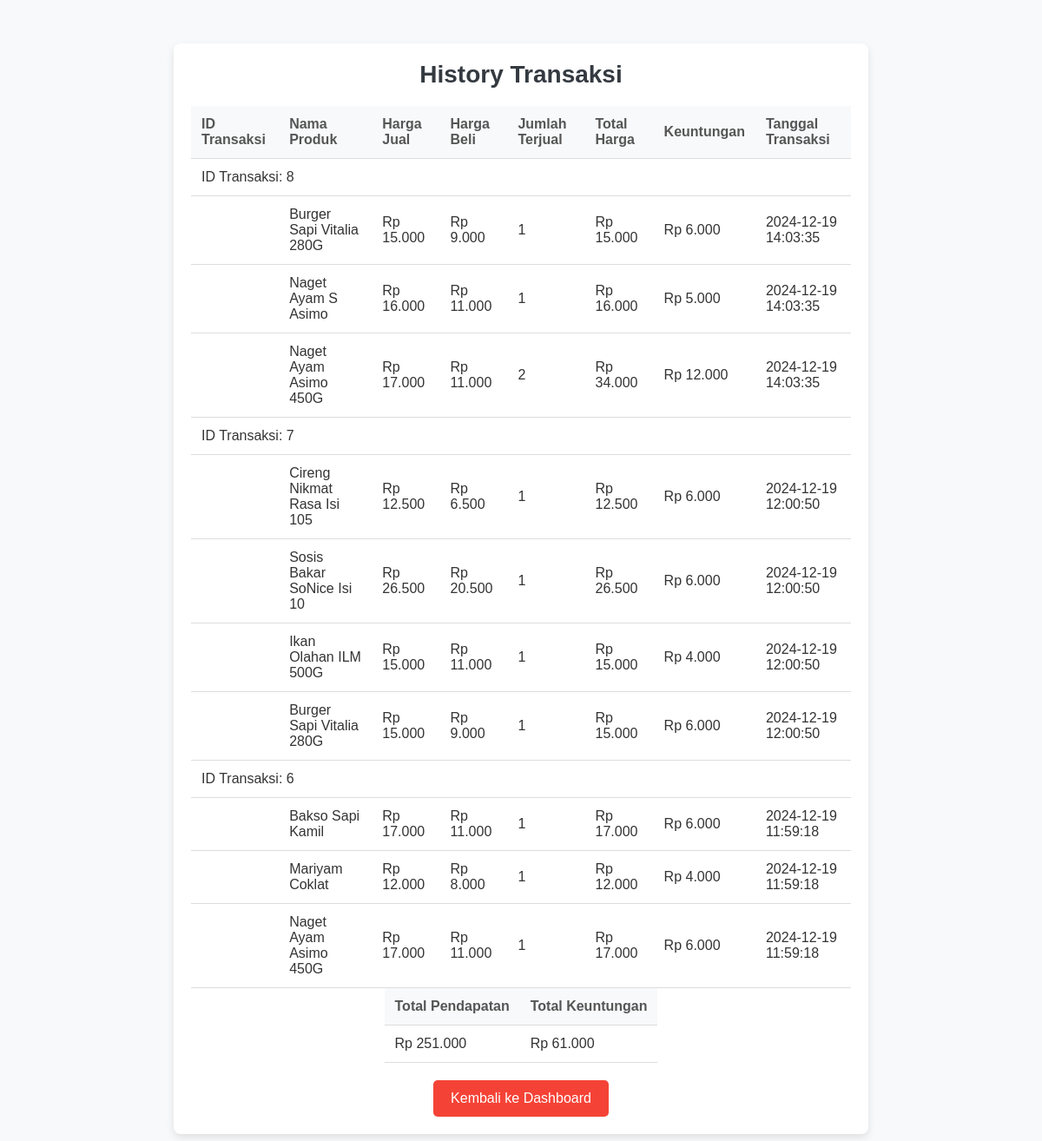
The app's page /history_transaksi.php (signed in) with its own data.
### tables this page shows
CREATE TABLE `transaction_detail` (
  `detail_id` int(11) NOT NULL,
  `transaction_id` int(11) NOT NULL,
  `nama_produk` varchar(255) NOT NULL,
  `harga` decimal(10,2) NOT NULL,
  `jumlah_terjual` int(11) NOT NULL,
  `total_harga` decimal(10,2) NOT NULL
);

CREATE TABLE `produk` (
  `id` int(11) NOT NULL,
  `nama` varchar(255) DEFAULT NULL,
  `stok` int(11) DEFAULT NULL,
  `harga` varchar(255) DEFAULT NULL,
  `harga_beli` int(11) NOT NULL,
  `foto` varchar(255) DEFAULT NULL,
  `supplier` varchar(255) DEFAULT NULL
);

CREATE TABLE `transaction_header` (
  `transaction_id` int(11) NOT NULL,
  `total_items` int(11) NOT NULL,
  `total_amount` decimal(10,2) NOT NULL,
  `transaction_date` datetime NOT NULL
);

### history_transaksi.php (the view, shortened to what this page needs)
<?php
include 'koneksi.php';
$sql = "
    SELECT
        td.transaction_id,
        td.nama_produk,
        td.harga AS harga_jual,
        p.harga_beli,
        td.jumlah_terjual,
        td.total_harga,
        th.transaction_date
    FROM transaction_detail td
    INNER JOIN produk p ON td.nama_produk = p.nama
    INNER JOIN transaction_header th ON td.transaction_id = th.transaction_id
    ORDER BY td.transaction_id DESC
";
$result = $conn->query($sql);
$sql_total_pendapatan = "SELECT SUM(total_amount) AS total_pendapatan FROM transaction_header";
$result_pendapatan = $conn->query($sql_total_pendapatan);
$row_pendapatan = $result_pendapatan->fetch_assoc();
$total_pendapatan = $row_pendapatan['total_pendapatan'];
$total_keuntungan = 0;
while ($row = $result->fetch_assoc()) {
    $keuntungan = ($row['harga_jual'] - $row['harga_beli']) * $row['jumlah_terjual'];
    $total_keuntungan += $keuntungan;
}
$result->data_seek(0);
$prev_transaction_id = null;
?>
<!DOCTYPE html>
<html lang="en">
<head>
    <link rel="stylesheet" href="style.css">
</head>
<body>
    <div class="container">
        <h1>History Transaksi</h1>
        <div class="table-responsive">
            <table class="table table-striped table-hover">
                <thead class="table-dark">
                    <tr>
                        <th>ID Transaksi</th>
                        <th>Nama Produk</th>
                        <th>Harga Jual</th>
                        <th>Harga Beli</th>
                        <th>Jumlah Terjual</th>
                        <th>Total Harga</th>
                        <th>Keuntungan</th>
                        <th>Tanggal Transaksi</th>
                    </tr>
                </thead>
                <tbody>
                        <?php while ($row = $result->fetch_assoc()): ?>
                            <?php
                                $keuntungan = ($row['harga_jual'] - $row['harga_beli']) * $row['jumlah_terjual'];
                                $new_transaction = ($row['transaction_id'] != $prev_transaction_id);
                            ?>
                            <?php if ($new_transaction): ?>
                                <tr class="transaction-header">
                                    <td colspan="8">ID Transaksi: <?php echo $row['transaction_id']; ?></td>
                                </tr>
                            <?php endif; ?>
                            <tr>
                                <td></td>
                                <td><?php echo $row['nama_produk']; ?></td>
                                <td>Rp <?php echo number_format($row['harga_jual'], 0, ',', '.'); ?></td>
                                <td>Rp <?php echo number_format($row['harga_beli'], 0, ',', '.'); ?></td>
                                <td><?php echo $row['jumlah_terjual']; ?></td>
                                <td>Rp <?php echo number_format($row['total_harga'], 0, ',', '.'); ?></td>
                                <td>Rp <?php echo number_format($keuntungan, 0, ',', '.'); ?></td>
                                <td><?php echo $row['transaction_date']; ?></td>
                            </tr>
                            <?php
                                $prev_transaction_id = $row['transaction_id'];
                            ?>
                        <?php endwhile; ?>
                    </tbody>
            </table>
        </div>
        <div class="total-pendapatan">
            <table class="table table-bordered">
                <thead class="table-dark">
                    <tr>
                        <th>Total Pendapatan</th>
                        <th>Total Keuntungan</th>
                    </tr>
                </thead>
                <tbody>
                    <tr>
                        <td>Rp <?php echo number_format($total_pendapatan, 0, ',', '.'); ?></td>
                        <td>Rp <?php echo number_format($total_keuntungan, 0, ',', '.'); ?></td>
                    </tr>
                </tbody>
            </table>
        </div>
        <a href="index.php" class="back-button">Kembali ke Dashboard</a>
    </div>
</body>
</html>

### style.css (style rules this page uses)
* { box-sizing: border-box; margin: 0; padding: 0; }
body { font-family: 'Arial', sans-serif; background-color: #f4f7fc; color: #333; display: flex; justify-content: center; align-items: center; min-height: 100vh; padding: 20px; margin: 0; }
.container { display: flex; flex-direction: column; justify-content: center; align-items: center; }
h1 { font-size: 30px; color: #333; margin-bottom: 15px; font-weight: 600; }
.container, .dashboard-container { width: 100%; max-width: 1200px; margin: 0 auto; padding: 30px; background-color: #fff; border-radius: 10px; box-shadow: 0 4px 12px rgba(0, 0, 0, 0.1); }
h1 { font-size: 28px; color: #333; margin-bottom: 20px; font-weight: 600; }
table { width: 100%; border-collapse: collapse; }
th, td { padding: 12px; text-align: left; border-bottom: 1px solid #ddd; }
th { background-color: #f8f9fa; font-weight: bold; color: #555; }
td { color: #333; }
.back-button { padding: 10px 20px; font-size: 16px; color: #fff; background-color: #6c757d; border: none; border-radius: 5px; cursor: pointer; transition: background-color 0.3s ease; margin-top: 20px; }
* { margin: 0; padding: 0; box-sizing: border-box; }
body { font-family: 'Arial', sans-serif; background-color: #f4f7fc; margin: 0; padding: 0; }
.container { max-width: 800px; margin: 50px auto; padding: 20px; background-color: white; border-radius: 8px; box-shadow: 0 4px 10px rgba(0, 0, 0, 0.1); }
h1 { text-align: center; color: #4E7CE0FF; }
.back-button { display: inline-block; background-color: #f44336; padding: 12px 20px; color: white; text-decoration: none; border-radius: 5px; text-align: center; margin-top: 20px; }
body { background-color: #f8f9fa; font-family: 'Arial', sans-serif; }
h1, h2 { color: #343a40; }

### records on screen
transaction_detail: transaction "8", nama_produk "Burger Sapi Vitalia 280G", harga "15.000", produk.harga_beli "9.000", jumlah_terjual "1", total_harga "15.000", keuntungan "6.000", transaction.transaction_date "2024-12-19 14:03:35"
transaction_detail: nama_produk "Naget Ayam S Asimo", harga "16.000", produk.harga_beli "11.000", jumlah_terjual "1", total_harga "16.000", keuntungan "5.000", transaction.transaction_date "2024-12-19 14:03:35"
transaction_detail: nama_produk "Naget Ayam Asimo 450G", harga "17.000", produk.harga_beli "11.000", jumlah_terjual "2", total_harga "34.000", keuntungan "12.000", transaction.transaction_date "2024-12-19 14:03:35"
transaction_detail: transaction "7", nama_produk "Cireng Nikmat Rasa Isi 105", harga "12.500", produk.harga_beli "6.500", jumlah_terjual "1", total_harga "12.500", keuntungan "6.000", transaction.transaction_date "2024-12-19 12:00:50"
transaction_detail: nama_produk "Sosis Bakar SoNice Isi 10", harga "26.500", produk.harga_beli "20.500", jumlah_terjual "1", total_harga "26.500", keuntungan "6.000", transaction.transaction_date "2024-12-19 12:00:50"
transaction_detail: nama_produk "Ikan Olahan ILM 500G", harga "15.000", produk.harga_beli "11.000", jumlah_terjual "1", total_harga "15.000", keuntungan "4.000", transaction.transaction_date "2024-12-19 12:00:50"
transaction_detail: nama_produk "Burger Sapi Vitalia 280G", harga "15.000", produk.harga_beli "9.000", jumlah_terjual "1", total_harga "15.000", keuntungan "6.000", transaction.transaction_date "2024-12-19 12:00:50"
transaction_detail: transaction "6", nama_produk "Bakso Sapi Kamil", harga "17.000", produk.harga_beli "11.000", jumlah_terjual "1", total_harga "17.000", keuntungan "6.000", transaction.transaction_date "2024-12-19 11:59:18"
transaction_detail: nama_produk "Mariyam Coklat", harga "12.000", produk.harga_beli "8.000", jumlah_terjual "1", total_harga "12.000", keuntungan "4.000", transaction.transaction_date "2024-12-19 11:59:18"
transaction_detail: nama_produk "Naget Ayam Asimo 450G", harga "17.000", produk.harga_beli "11.000", jumlah_terjual "1", total_harga "17.000", keuntungan "6.000", transaction.transaction_date "2024-12-19 11:59:18"

### other values on screen
$total_pendapatan "251.000"
$total_keuntungan "61.000"
